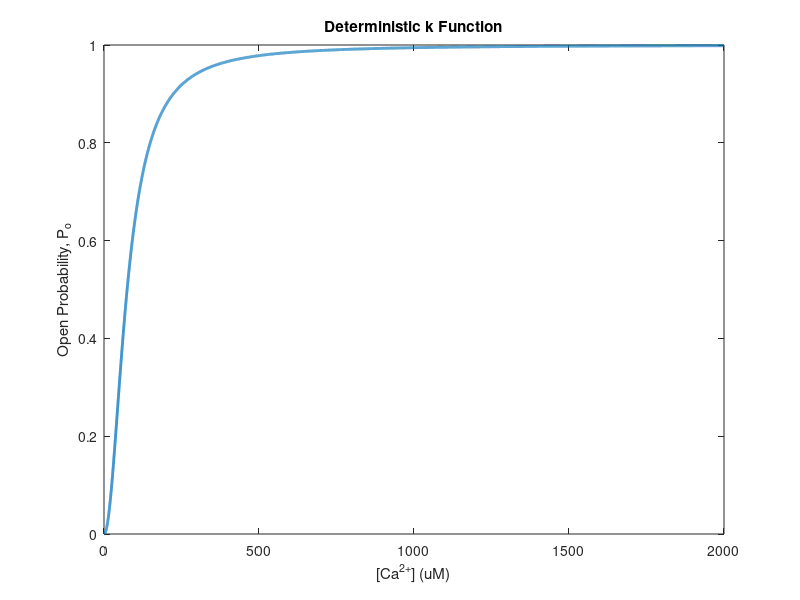

Write the MATLAB code that produced this figure.
%% Deterministic.m
% This Matlab script is meant to plot the deterministic k-function for the opening probability
% of a Ryanodine Receptor.

%% Initialization
n = 2; % Number of ions
numions = 1:14400;
nlen = length(numions);
Ka = 9e-5; % Constant, reaction rate
Kb = 0.5; % Constant, revese reaction rate
Ca = zeros(nlen,1); % Calcium Concentration
p = zeros(nlen,1); % Opening probability

%% Main Algorithm
% Find [Ca2+] and Opening Probabilty

for i = 1:nlen
    
    Ca(i) = (numions(i))/7.2; % Conversion of Ions to Concentration in uM
    p(i) = (Ka*(Ca(i)^n)/(Ka*(Ca(i)^n) + Kb)); % deterministic function
    
end
f = figure('visible', 'off');
plot(Ca,p, 'linewidth', 2, 'Displayname', '^{K_a([Ca^2^+]^2)}/_{(K_a([Ca^2^+]^2) + K_b)}');
axis([0 2000 0 1]);
xlabel('[Ca^2^+] (uM)');
ylabel('Open Probability, P_o');
title('Deterministic k Function');
f_name = 'Testing';
mkdir(f_name);
image = 'Test.png';
%saveas(f,[pwd '/Test/%i.png'], f_name);
saveas(f,[pwd '/' f_name '/' image]);

